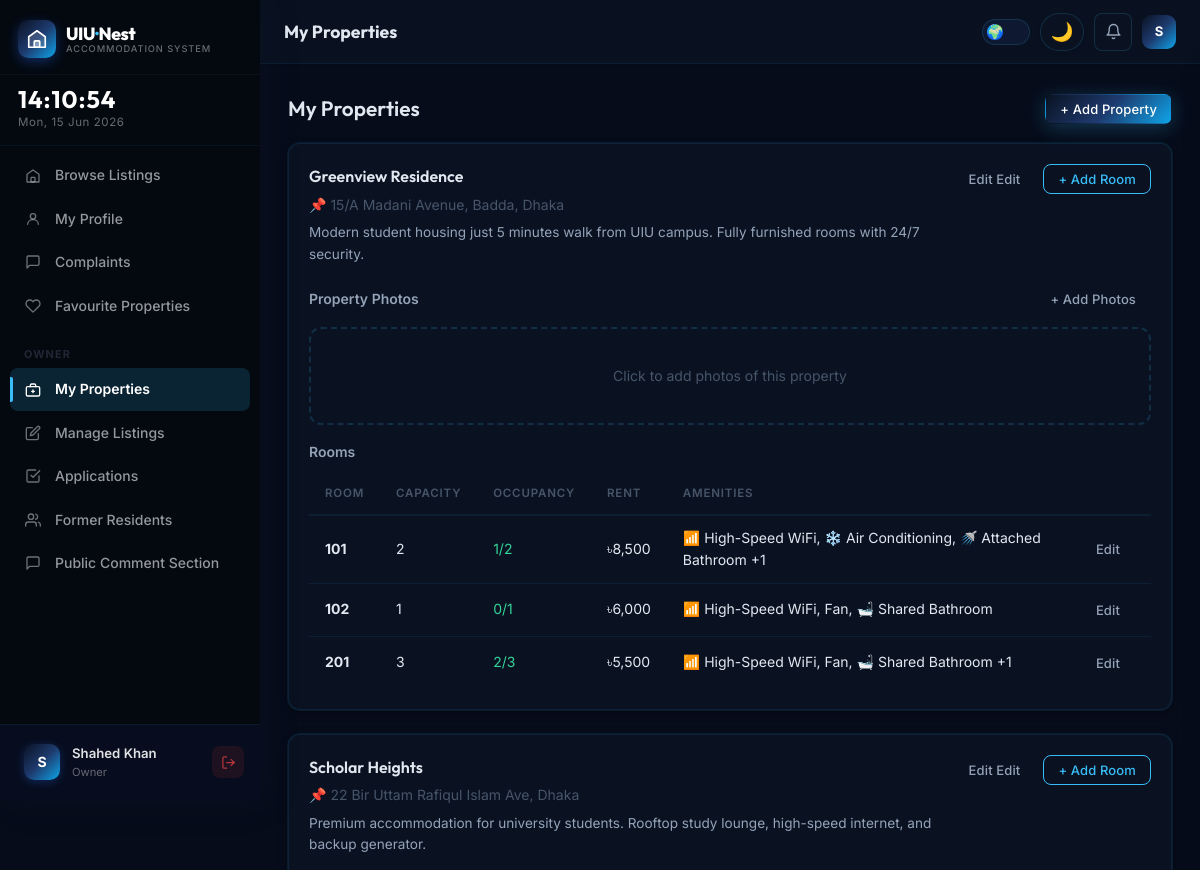
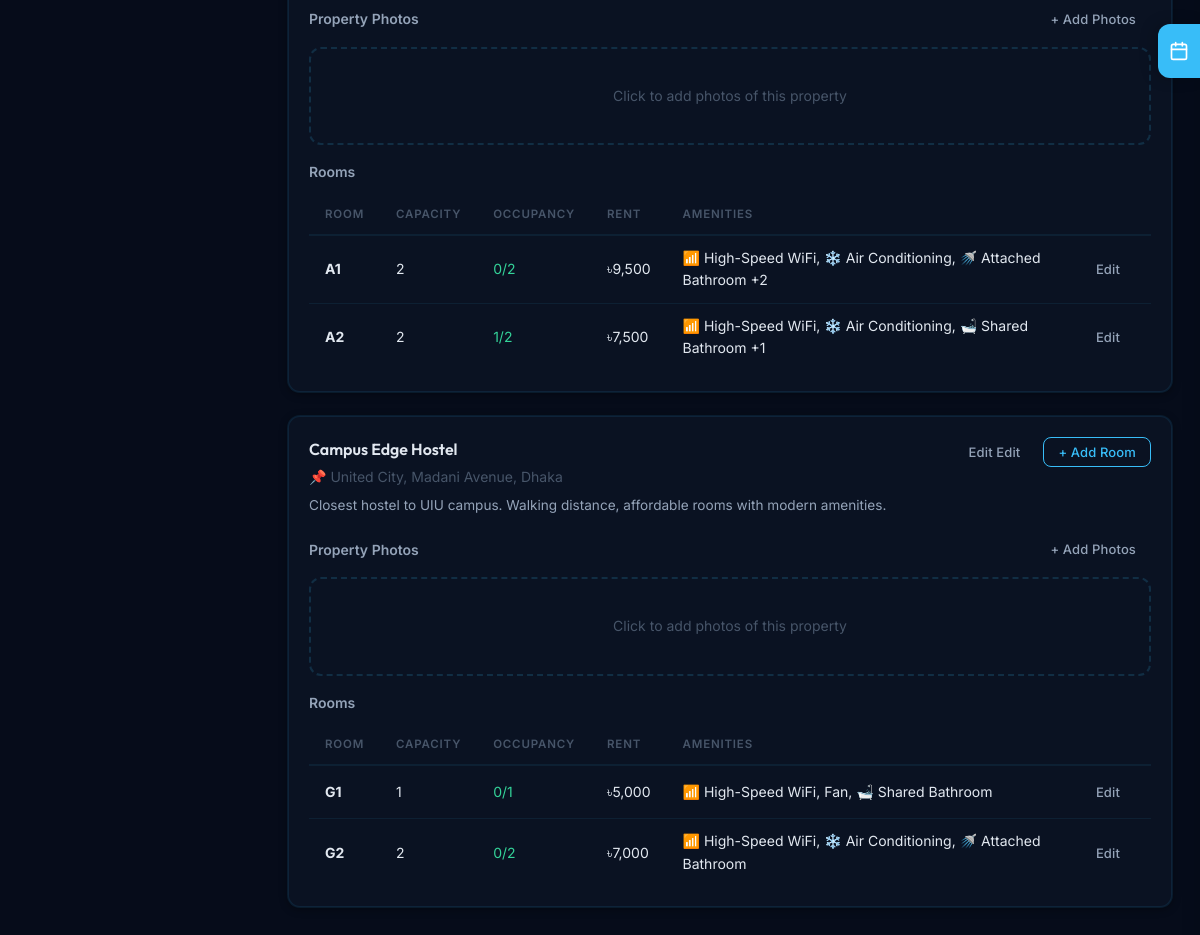
Before: /pages/manage-properties.php (signed in) with the older database file (2 pictures, top to bottom).
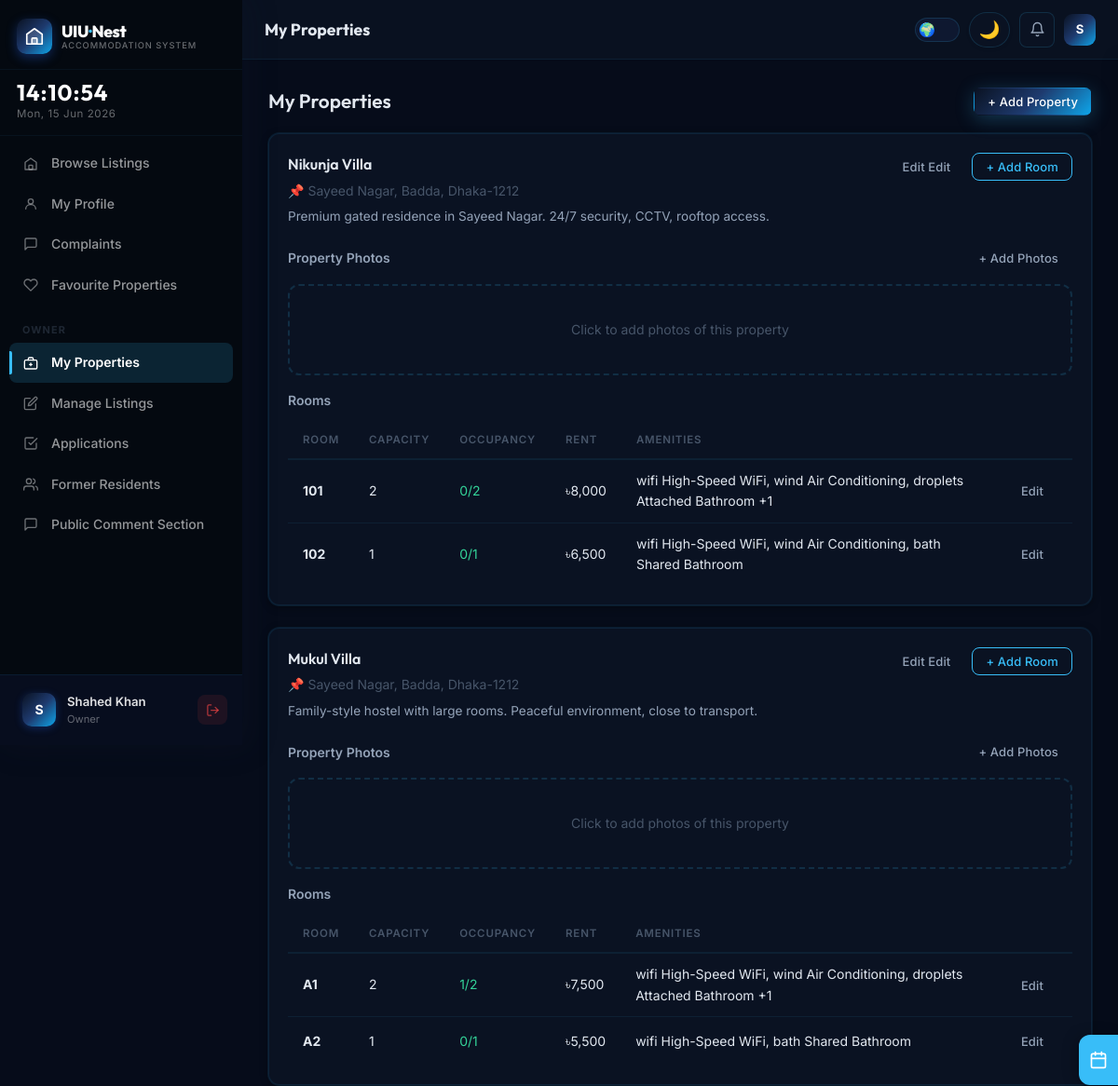
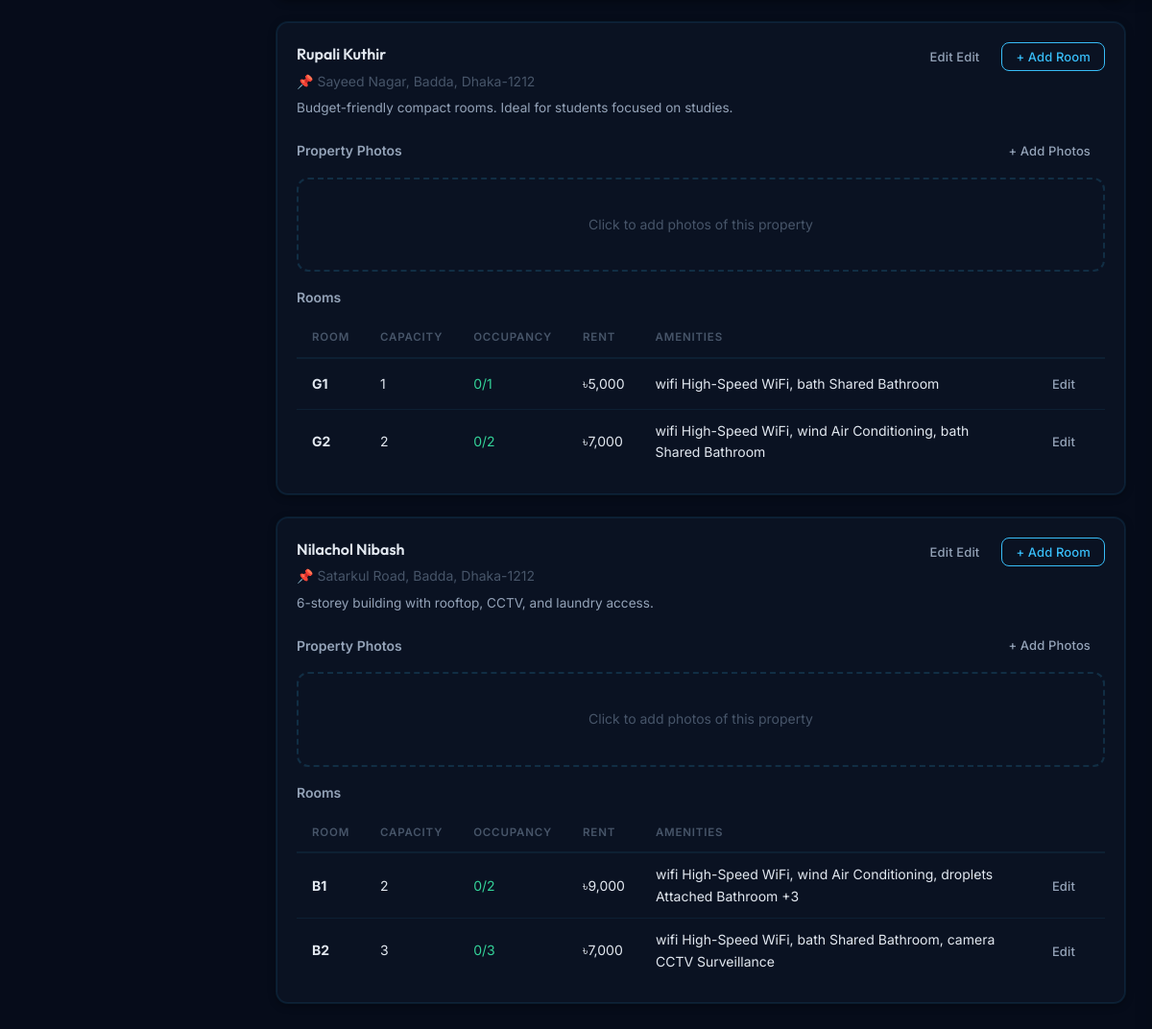
After: the same page with the newer database file (2 pictures, top to bottom).
### tables this page shows
CREATE TABLE `users` (
  `id`                INT UNSIGNED    NOT NULL AUTO_INCREMENT,
  `full_name`         VARCHAR(120)    NOT NULL,
  `email`             VARCHAR(255)    NOT NULL,
  `password_hash`     VARCHAR(255)    NOT NULL,
  `phone`             VARCHAR(20)     DEFAULT NULL,
  `role`              ENUM('guest','student','tenant','owner','admin') NOT NULL DEFAULT 'student',
  `email_verified_at` DATETIME        DEFAULT NULL,
  `avatar_path`       VARCHAR(500)    DEFAULT NULL,
  `student_id`        VARCHAR(30)     DEFAULT NULL,
  `department`        VARCHAR(100)    DEFAULT NULL,
  `year_of_study`     TINYINT UNSIGNED DEFAULT NULL,
  `gender`            ENUM('male','female','other') DEFAULT NULL,
  `bio`               TEXT            DEFAULT NULL,
  `is_active`         TINYINT(1)      NOT NULL DEFAULT 1,
  `created_at`        DATETIME        NOT NULL DEFAULT CURRENT_TIMESTAMP,
  `updated_at`        DATETIME        NOT NULL DEFAULT CURRENT_TIMESTAMP ON UPDATE CURRENT_TIMESTAMP,
  PRIMARY KEY (`id`),
  UNIQUE KEY `uk_users_email` (`email`),
  INDEX `idx_users_role` (`role`)
);

CREATE TABLE `properties` (
  `id`              INT UNSIGNED  NOT NULL AUTO_INCREMENT,
  `owner_id`        INT UNSIGNED  NOT NULL,
  `house_manager_id` INT UNSIGNED DEFAULT NULL,
  `name`            VARCHAR(200)  NOT NULL,
  `address`         TEXT          NOT NULL,
  `location_lat`    DECIMAL(10,7) NOT NULL DEFAULT 23.7990,
  `location_lng`    DECIMAL(10,7) NOT NULL DEFAULT 90.4510,
  `description`     TEXT          DEFAULT NULL,
  `image_path`      VARCHAR(500)  DEFAULT NULL,
  `is_active`       TINYINT(1)    NOT NULL DEFAULT 1,
  `created_at`      DATETIME      NOT NULL DEFAULT CURRENT_TIMESTAMP,
  `updated_at`      DATETIME      NOT NULL DEFAULT CURRENT_TIMESTAMP ON UPDATE CURRENT_TIMESTAMP,
  PRIMARY KEY (`id`),
  INDEX `idx_prop_owner` (`owner_id`),
  INDEX `idx_prop_location` (`location_lat`, `location_lng`),
  CONSTRAINT `fk_prop_owner` FOREIGN KEY (`owner_id`) REFERENCES `users` (`id`) ON DELETE CASCADE
);

CREATE TABLE `rooms` (
  `id`                INT UNSIGNED     NOT NULL AUTO_INCREMENT,
  `property_id`       INT UNSIGNED     NOT NULL,
  `room_number`       VARCHAR(20)      NOT NULL,
  `capacity`          TINYINT UNSIGNED NOT NULL DEFAULT 1,
  `current_occupancy` TINYINT UNSIGNED NOT NULL DEFAULT 0,
  `rent_amount`       DECIMAL(10,2)    NOT NULL,
  `amenities_json`    JSON             DEFAULT NULL,
  `description`       TEXT             DEFAULT NULL,
  `image_path`        VARCHAR(500)     DEFAULT NULL,
  `is_active`         TINYINT(1)       NOT NULL DEFAULT 1,
  `created_at`        DATETIME         NOT NULL DEFAULT CURRENT_TIMESTAMP,
  `updated_at`        DATETIME         NOT NULL DEFAULT CURRENT_TIMESTAMP ON UPDATE CURRENT_TIMESTAMP,
  PRIMARY KEY (`id`),
  INDEX `idx_room_property` (`property_id`),
  INDEX `idx_room_rent` (`rent_amount`),
  CONSTRAINT `fk_room_property` FOREIGN KEY (`property_id`) REFERENCES `properties` (`id`) ON DELETE CASCADE
);

### includes/auth.php (called while the page is built, shortened)
<?php
require_once __DIR__ . '/../includes/functions.php';
function isLoggedIn(): bool {
    return isset($_SESSION['user_id']);
}
function getCurrentUser(): ?array {
    static $user = null;
    if ($user === null) {
        $db = getDB();
        $stmt = $db->prepare('SELECT * FROM users WHERE id = ?');
        $stmt->execute([$_SESSION['user_id']]);
        $user = $stmt->fetch();
    }
    return $user;
}

### includes/functions.php (called while the page is built, shortened)
<?php
function formatRent(float $amount): string {
    return '৳' . number_format($amount, 0);
}
function getAmenityLabel(string $slug): string {
    static $cache = null;
    if ($cache === null) {
        $db = getDB();
        $stmt = $db->query('SELECT slug, icon, label FROM amenities WHERE is_active = 1 ORDER BY sort_order');
        $cache = [];
        foreach ($stmt as $row) {
            $cache[$row['slug']] = $row['icon'] . ' ' . $row['label'];
        }
    }
    return $cache[$slug] ?? ucfirst(str_replace('_', ' ', $slug));
}

### pages/manage-properties.php (the view, shortened to what the rows shown need)
<?php
$pageName = 'Properties';
require_once __DIR__ . '/../includes/header.php';
$db = getDB();
$stmt = $db->prepare('SELECT * FROM properties WHERE owner_id = ? AND is_active = 1 ORDER BY created_at DESC');
$stmt->execute([$_SESSION['user_id']]);
$properties = $stmt->fetchAll();
foreach ($properties as &$p) {
    $rStmt = $db->prepare('SELECT * FROM rooms WHERE property_id = ? AND is_active = 1');
    $rStmt->execute([$p['id']]);
    $p['rooms'] = $rStmt->fetchAll();
}
?>
<div class="section-header">
    <h2> My Properties</h2>
</div>
<?php if (empty($properties)): ?>
<div class="empty-state">
    <div class="empty-state-icon"></div>
    <h3>No properties yet</h3>
    <p>Add your first property to start listing rooms.</p>
</div>
<?php else: ?>
<?php foreach ($properties as $p): ?>
<div class="card" style="margin-bottom:24px;">
    <div style="padding:20px 20px 0;">
        <div style="display:flex;justify-content:space-between;align-items:start;margin-bottom:16px;">
            <div>
                <h3 style="margin-bottom:4px;"><?= htmlspecialchars($p['name']) ?></h3>
                <div style="color:var(--text-tertiary);font-size:0.875rem;">📌 <?= htmlspecialchars($p['address']) ?></div>
                <?php if ($p['description']): ?>
                <div style="font-size:0.85rem;color:var(--text-secondary);margin-top:6px;"><?= htmlspecialchars($p['description']) ?></div>
                <?php endif; ?>
            </div>
            <div style="display:flex;gap:8px;flex-shrink:0;">
                <button class="btn btn-sm btn-ghost" onclick="openEditProperty(<?= htmlspecialchars(json_encode($p)) ?>)">Edit Edit</button>
                <button class="btn btn-sm btn-outline" onclick="showAddRoom(<?= $p['id'] ?>)">+ Add Room</button>
            </div>
        </div>
    </div>
    <div style="padding:0 20px 16px;">
        <div style="display:flex;align-items:center;justify-content:space-between;margin-bottom:10px;">
            <div style="font-size:0.875rem;font-weight:600;color:var(--text-secondary);"> Property Photos</div>
            <label class="btn btn-sm btn-ghost" style="cursor:pointer;">
                + Add Photos
            </label>
        </div>
        <?php if (empty($p['images'])): ?>
        <div class="upload-box" onclick="this.querySelector('input').click()">
            <div style="font-size:0.875rem;color:var(--text-tertiary);">Click to add photos of this property</div>
        </div>
        <?php endif; ?>
    </div>
    <div style="padding:0 20px 20px;">
        <div style="font-size:0.875rem;font-weight:600;color:var(--text-secondary);margin-bottom:10px;">Rooms</div>
        <?php if (empty($p['rooms'])): ?>
        <p style="color:var(--text-tertiary);padding:16px 0;text-align:center;font-size:0.875rem;">No rooms added yet</p>
        <?php else: ?>
        <table class="data-table">
            <thead><tr><th>Room</th><th>Capacity</th><th>Occupancy</th><th>Rent</th><th>Amenities</th><th></th></tr></thead>
            <tbody>
            <?php foreach ($p['rooms'] as $r): ?>
            <tr>
                <td><strong><?= htmlspecialchars($r['room_number']) ?></strong></td>
                <td><?= $r['capacity'] ?></td>
                <td>
                    <span style="color:<?= $r['current_occupancy'] >= $r['capacity'] ? 'var(--danger)' : 'var(--success)' ?>;">
                        <?= $r['current_occupancy'] ?>/<?= $r['capacity'] ?>
                    </span>
                </td>
                <td><?= formatRent((float)$r['rent_amount']) ?></td>
                <td><?php
                    $am = json_decode($r['amenities_json'] ?: '[]', true);
                    echo implode(', ', array_map(fn($a) => getAmenityLabel($a), array_slice($am, 0, 3)));
                    if (count($am) > 3) echo ' +' . (count($am) - 3);
                ?></td>
                <td><button class="btn btn-sm btn-ghost" onclick="openEditRoom(<?= htmlspecialchars(json_encode($r)) ?>)">Edit</button></td>
            </tr>
            <?php endforeach; ?>
            </tbody>
        </table>
        <?php endif; ?>
    </div>
</div>
<?php endforeach; ?>
<?php endif; ?>
<?php require_once __DIR__ . '/../includes/footer.php'; ?>

### includes/header.php (shortened to what the rows shown need)
<?php
require_once __DIR__ . '/auth.php';
require_once __DIR__ . '/functions.php';
$currentUser = getCurrentUser();
$userRole    = $_SESSION['role'] ?? 'guest';
$pageName    = $pageName ?? 'Dashboard';
$roleLabel = match($userRole) {
    'tenant'  => 'House Manager',
    'owner'   => 'Owner',
    'student' => 'Student',
    'admin'   => 'Admin',
    default   => ucfirst($userRole),
};
?>
<!DOCTYPE html>
<html lang="en" data-theme="dark" data-lang="en">
<head>
    <link rel="stylesheet" href="https://unpkg.com/leaflet@1.9.4/dist/leaflet.css">
    <link rel="stylesheet" href="<?= APP_URL ?>/assets/css/style.css">
</head>
<body>
    <aside class="sidebar" id="sidebar">
        <?php if (isLoggedIn()): ?>
        <div class="sidebar-footer">
            <a href="<?= APP_URL ?>/pages/profile.php" style="text-decoration:none;flex:1;min-width:0;" class="user-card user-card-link">
                <?php if (!empty($currentUser['avatar_path']) && file_exists(APP_ROOT . '/' . $currentUser['avatar_path'])): ?>
                    <img src="<?= APP_URL . '/' . htmlspecialchars($currentUser['avatar_path']) ?>"
                         style="width:36px;height:36px;border-radius:50%;object-fit:cover;flex-shrink:0;" alt="Avatar">
                <?php else: ?>
                    <div class="user-avatar"><?= strtoupper(substr($currentUser['full_name'] ?? 'U', 0, 1)) ?></div>
                <?php endif; ?>
                <div class="user-info">
                    <div class="user-name"><?= htmlspecialchars($currentUser['full_name'] ?? '') ?></div>
                    <div class="user-role"><?= $roleLabel ?></div>
                </div>
            </a>
            <a href="<?= APP_URL ?>/api/auth.php?action=logout" class="sidebar-logout" title="Sign Out">
                <svg xmlns="http://www.w3.org/2000/svg" width="15" height="15" viewBox="0 0 24 24" fill="none" stroke="currentColor" stroke-width="2" stroke-linecap="round" stroke-linejoin="round">
                    <path d="M9 21H5a2 2 0 01-2-2V5a2 2 0 012-2h4"/><polyline points="16 17 21 12 16 7"/><line x1="21" y1="12" x2="9" y2="12"/>
                </svg>
            </a>
        </div>
        <?php endif; ?>
    </aside>
    <div class="main-wrapper">
        <header class="topbar">
            <div class="topbar-left">
                <h1 class="page-title" data-i18n="page_<?= strtolower(str_replace(' ', '_', $pageName)) ?>"><?= htmlspecialchars($pageName) ?></h1>
            </div>
            <div class="topbar-right">
                <?php if (isLoggedIn()): ?>
                    <a href="<?= APP_URL ?>/pages/profile.php" class="topbar-user-avatar" title="My Profile">
                        <?php if (!empty($currentUser['avatar_path']) && file_exists(APP_ROOT . '/' . $currentUser['avatar_path'])): ?>
                            <img src="<?= APP_URL . '/' . htmlspecialchars($currentUser['avatar_path']) ?>"
                                 style="width:34px;height:34px;border-radius:50%;object-fit:cover;" alt="Avatar">
                        <?php else: ?>
                            <div class="user-avatar-sm"><?= strtoupper(substr($currentUser['full_name'] ?? 'U', 0, 1)) ?></div>
                        <?php endif; ?>
                    </a>
                <?php else: ?>
                    <a href="<?= APP_URL ?>/pages/login.php" class="btn btn-outline btn-sm" data-i18n="btn_login">Login</a>
                    <a href="<?= APP_URL ?>/pages/register.php" class="btn btn-primary btn-sm" data-i18n="btn_signup">Sign Up</a>
                <?php endif; ?>
            </div>
        </header>
        <main class="main-content">

Changed rows visible on the page:
changed properties: name "Greenview Residence" → "Nikunja Villa"; address "15/A Madani Avenue, Badda, Dhaka" → "Sayeed Nagar, Badda, Dhaka-1212"; description "Modern student housing just 5 minutes walk from UIU campus. Fully furnished rooms with 24/7 security." → "Premium gated residence in Sayeed Nagar. 24/7 security, CCTV, rooftop access."; loses rooms (room_number "201", capacity "3", current_occupancy "2", rent_amount "৳5,500", amenities_json "📶 High-Speed WiFi, Fan, 🛁 Shared Bathroom", count($am)-3 "1")
changed rooms (number 1 of 8 on the later page): current_occupancy "1" → "0"; rent_amount "৳8,500" → "৳8,000"; am "📶 High-Speed WiFi, ❄️ Air Conditioning, 🚿 Attached Bathroom" → "wifi High-Speed WiFi, wind Air Conditioning, droplets Attached Bathroom"
changed rooms (number 2 of 8 on the later page): rent_amount "৳6,000" → "৳6,500"; amenities_json "📶 High-Speed WiFi, Fan, 🛁 Shared Bathroom" → "wifi High-Speed WiFi, wind Air Conditioning, bath Shared Bathroom"
changed properties: name "Scholar Heights" → "Mukul Villa"; address "22 Bir Uttam Rafiqul Islam Ave, Dhaka" → "Sayeed Nagar, Badda, Dhaka-1212"; description "Premium accommodation for university students. Rooftop study lounge, high-speed internet, and backup generator." → "Family-style hostel with large rooms. Peaceful environment, close to transport."; gains rooms (room_number "A1", capacity "2", current_occupancy "1", rent_amount "৳7,500", amenities_json "wifi High-Speed WiFi, wind Air Conditioning, droplets Attached Bathroom", count($am)-3 "1"); loses rooms (room_number "A2", capacity "2", current_occupancy "1", rent_amount "৳7,500", amenities_json "📶 High-Speed WiFi, ❄️ Air Conditioning, 🛁 Shared Bathroom", count($am)-3 "1")
changed rooms (number 4 of 8 on the later page): room_number "A1" → "A2"; capacity "2" → "1"; rent_amount "৳9,500" → "৳5,500"; amenities_json "📶 High-Speed WiFi, ❄️ Air Conditioning, 🚿 Attached Bathroom" → "wifi High-Speed WiFi, bath Shared Bathroom"; count($am)-3 "2" → (not shown)
changed properties: name "Campus Edge Hostel" → "Rupali Kuthir"; address "United City, Madani Avenue, Dhaka" → "Sayeed Nagar, Badda, Dhaka-1212"; description "Closest hostel to UIU campus. Walking distance, affordable rooms with modern amenities." → "Budget-friendly compact rooms. Ideal for students focused on studies."; gains rooms (room_number "G1", capacity "1", current_occupancy "0", rent_amount "৳5,000", amenities_json "wifi High-Speed WiFi, bath Shared Bathroom"); loses rooms (room_number "G2", capacity "2", current_occupancy "0", rent_amount "৳7,000", amenities_json "📶 High-Speed WiFi, ❄️ Air Conditioning, 🚿 Attached Bathroom")
changed rooms (number 6 of 8 on the later page): room_number "G1" → "G2"; capacity "1" → "2"; rent_amount "৳5,000" → "৳7,000"; amenities_json "📶 High-Speed WiFi, Fan, 🛁 Shared Bathroom" → "wifi High-Speed WiFi, wind Air Conditioning, bath Shared Bathroom"
added properties: name "Nilachol Nibash", address "Satarkul Road, Badda, Dhaka-1212", description "6-storey building with rooftop, CCTV, and laundry access.", rooms (room_number "B1", capacity "2", current_occupancy "0", rent_amount "৳9,000", amenities_json "wifi High-Speed WiFi, wind Air Conditioning, droplets Attached Bathroom", count($am)-3 "3")
added rooms: room_number "B2", capacity "3", current_occupancy "0", rent_amount "৳7,000", amenities_json "wifi High-Speed WiFi, bath Shared Bathroom, camera CCTV Surveillance", shown under "Nilachol Nibash"
